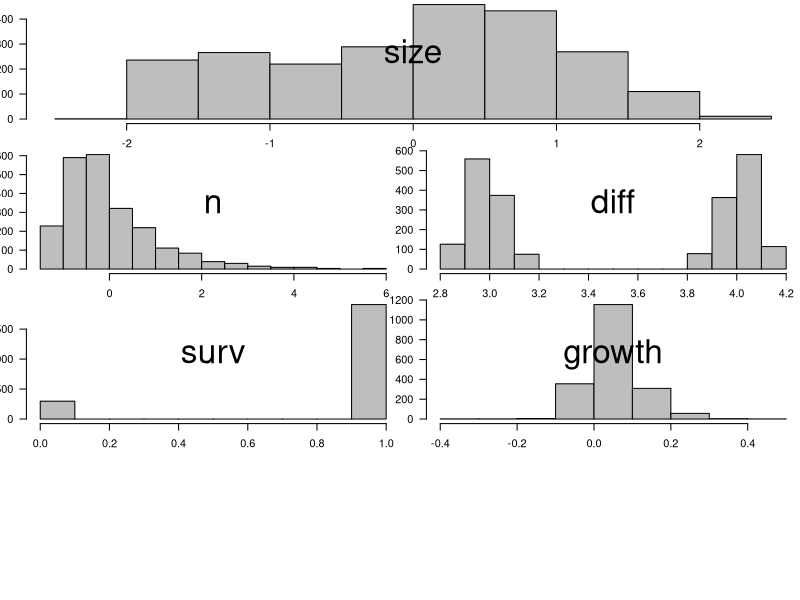

Source code (R):
###############################################################
### PROJECT OF:   Rutger Kemperman & Awan Al Koerdi

###############################################################
### TITLE:   <informative title of your project (max 80 chars)>

###############################################################
### SHORT INTRODUCTION: <between 100 and 200 words: Introduce the ecological process and/or problem that will logically lead to your research question.>

###############################################################
### RESEARCH QUESTION: How does the temperature relate to the vital rates in a population?

###############################################################
### HYPOTHESES AND EXPECTATIONS: 
#H0 There is no difference
#Ha A1-A4 show similarity in relation to the vital rates, whereas L does less, due to differences in ponds.

###############################################################
### METHODS: STUDY SYSTEM: <between 50 and 200 words: Describe the ecosystem/species.>

###############################################################
### METHODS: DATA ACQUISITION: <between 100 and 200 words: Describe how the data were collected.>

###############################################################
### METHODS: ANALYSES: <include R code of data exploration and manipulation>
rm(list=ls(all=TRUE))
data <- read.csv("Raw_data/data.csv", na.strings=c("", NA), header=T)

#Data exploration
summary(data)
data$gen<-as.factor(data$gen)
data$temp<-as.numeric(data$temp)
data_realval<-data
data_realval$temp<-(data_realval$temp*4.86)+18.6



par(mar=c(2,2,0,0),las=1)
layout(matrix(c(1,1,2,3,4,5,6,7),4,2,byrow=TRUE))
hist(data$size,col="grey",main="");mtext(side=3,line=-5,'size',cex=2)
hist(data$n,col="grey",main="");mtext(side=3,line=-5,'n',cex=2)
hist(data$diff,col="grey",main="");mtext(side=3,line=-5,'diff',cex=2)
hist(data$surv,col="grey",main="");mtext(side=3,line=-5,'surv',cex=2)
hist(data$growth,col="grey",main="");mtext(side=3,line=-5,'growth',cex=2)



subset_A1<-subset(data,gen=="A1")
subset_A2<-subset(data,gen=="A2")
subset_A3<-subset(data,gen=="A3")
subset_A4<-subset(data,gen=="A4")
subset_L<-subset(data,gen=="L")


###############################################################
### RESULTS: <describe your results (calculations, tables and/or graphs) between the R code needed to show these results.>

###############################################################
### DISCUSSION: <between 150 and 300 words>

###############################################################
### CONCLUSIONS:  <a short (ca. 50 words) summary>

###############################################################
### LITERATURE: <just a few, using the concise Oecologia style shown in the examples below>

# Eley KA, Dhariwal DK (2010) A lucky catch: Fishhook injury of the tongue. J Emerg Trauma Shock 3:92-93

# McNoleg O (1996) The integration of GIS, remote sensing, expert systems and adaptive co-kriging for environmental habitat modeling of the Highland Haggis using object-oriented, fuzzy-logic and neural-network techniques. Comput Geosci 22:585-588

# Meyer-Rochow VB, Gal J (2003) Pressures produced when penguins pooh - calculations on avian defaecation. Polar Biol 27:56-58

# Sheldon RW, Kerr SR (1972) The population density of monsters in Loch Ness. Limnol Oceanogr 17:796-798
